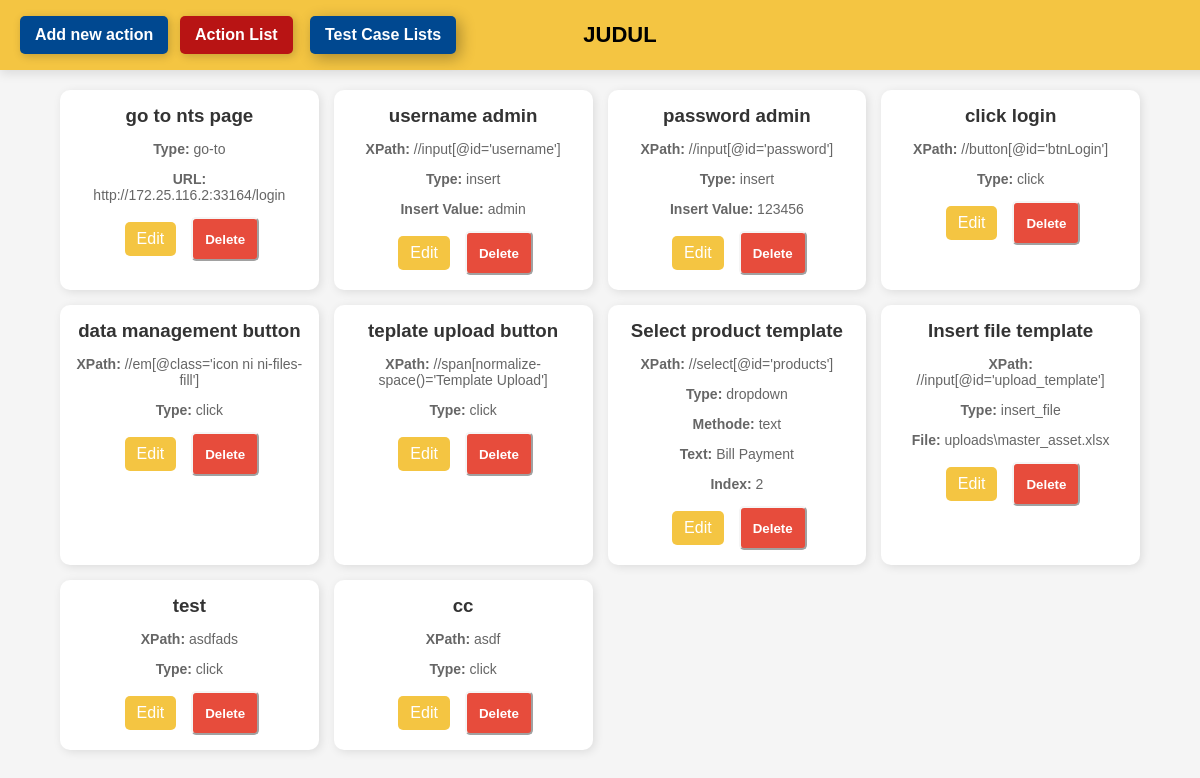
The app's page /action-list, older data.
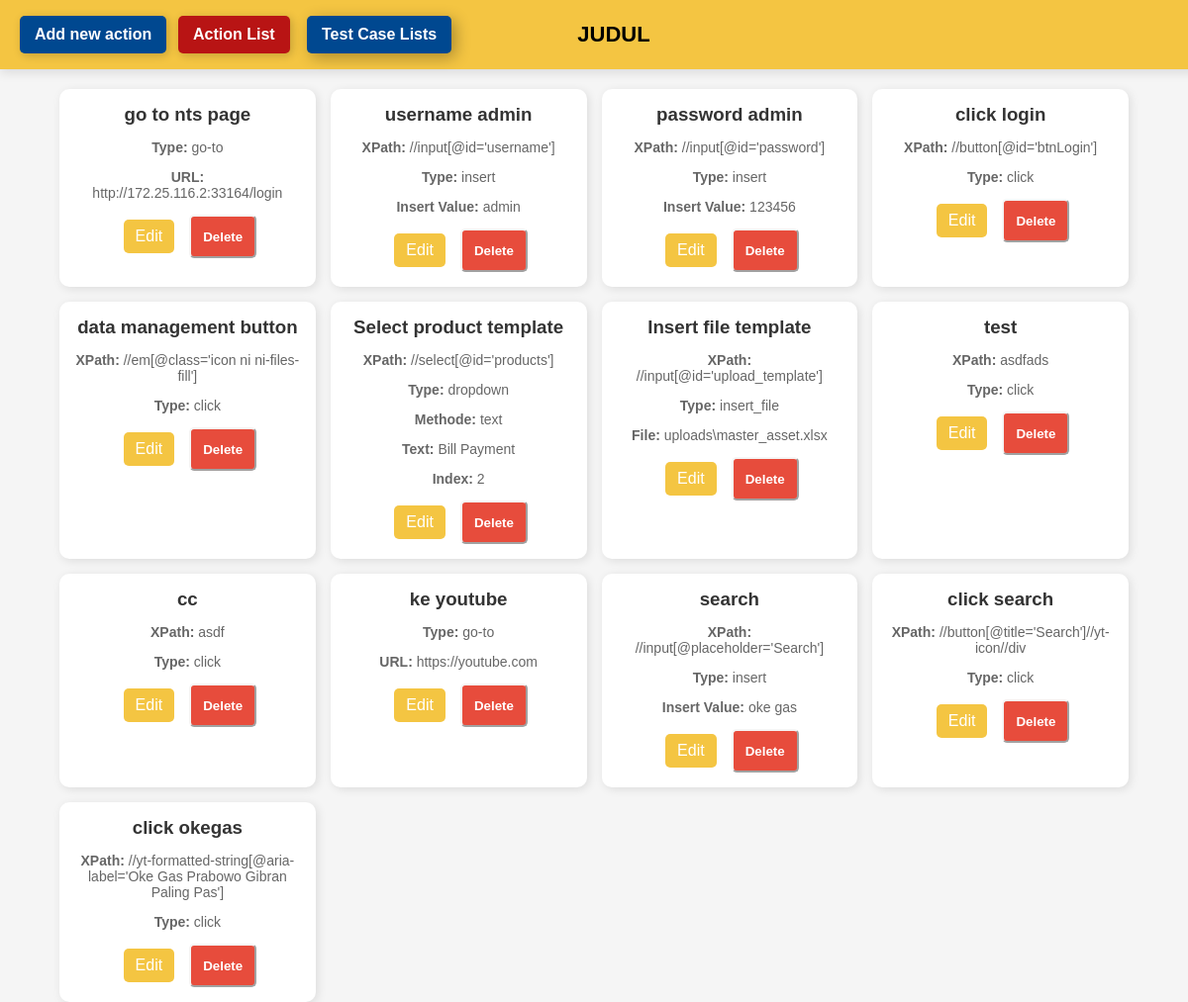
The same page, newer data.
### tables this page shows
CREATE TABLE actions (
            id INTEGER PRIMARY KEY AUTOINCREMENT,
            action_name TEXT NOT NULL,
            xpath TEXT NOT NULL,
            action_type TEXT NOT NULL,
            url TEXT NULL,
            insert_value TEXT NULL,
            insert_file TEXT NULL,  -- Sekarang insert_file hanya menyimpan path
            methode TEXT NULL,
            bytext TEXT NULL,
            byindex TEXT NULL
        );

### web_app/app.py (the view)
@app.route('/action-list')
def list_actions():
    print("route action list clicked")
    conn = get_db_connection()
    actions = conn.execute("SELECT * FROM actions").fetchall()
    conn.close()
    return render_template('list_action.html', actions=actions)

### web_app/app.py (called while the page is built)
def get_db_connection():
    conn = sqlite3.connect("bot_actions.db")
    conn.row_factory = sqlite3.Row
    return conn

### web_app/templates/list_action.html (shortened to what this page needs)
<!DOCTYPE html>
<html lang="en">
<head>
</head>
<body>
    <div class="navbar">
        <h2>JUDUL</h2>
        <a href="/add-action" class="add-button">Add new action</a>
        <a href="/action-list" class="actionlist-button">Action List</a>
        <a href="/testcase-list" class="testcase-button">Test Case Lists</a>
    </div>
    <div class="container">
        {% for action in actions %}
             <div class="card">
                <h3>{{ action.action_name }}</h3>
                {% if action.xpath %}<p><strong>XPath:</strong> {{ action.xpath }}</p>{% endif %}
                {% if action.action_type %}<p><strong>Type:</strong> {{ action.action_type }}</p>{% endif %}
                {% if action.url %}<p><strong>URL: </strong> {{ action.url }}</p>{% endif %}
                {% if action.insert_value %}<p><strong>Insert Value:</strong> {{ action.insert_value }}</p>{% endif %}
                {% if action.insert_file %}<p><strong>File: </strong> {{ action.insert_file }}</p>{% endif %}
                {% if action.methode %}<p><strong>Methode: </strong> {{ action.methode }}</p>{% endif %}
                {% if action.bytext %}<p><strong>Text: </strong> {{ action.bytext }}</p>{% endif %}
                {% if action.byindex %}<p><strong>Index: </strong> {{ action.byindex }}</p>{% endif %}
                <div class="buttons">
                    <a href="{{ url_for('edit_action', action_id=action.id) }}" class="btn edit">Edit</a>
                    <button class="delete-btn" data-id="{{ action.id }}">
                        Delete
                    </button>
                </div>
             </div>
        {% endfor %}
    </div>
</body>
</html>

### web_app/templates/list_action.html (style rules this page uses)
body { font-family: Arial, sans-serif; text-align: center; background: #f5f5f5; }
.container { display: grid; grid-template-columns: repeat(auto-fit, minmax(250px, 1fr)); gap: 15px; width: 90%; margin: auto; }
.card { background: white; padding: 15px; border-radius: 10px; box-shadow: 2px 2px 10px rgba(0,0,0,0.1); }
.card h3 { margin: 0; color: #333; }
.card p { color: #666; font-size: 14px; }
.buttons { margin-top: 10px; }
.btn { display: inline-block; padding: 8px 12px; color: white; border-radius: 5px; text-decoration: none; margin: 5px; }
.edit { background: #f4c542; }
.navbar { position: fixed; top: 0; left: 0; width: 100%; background-color: #f4c542; height: 70px; display: flex; align-items: center; justify-content: center; padding: 0 20px; box-shadow: 0px 4px 10px rgba(0, 0, 0, 0.1); z-index: 1000; }
.add-button { position: absolute; left: 20px; background-color: RGB(0, 72, 144); color: white; padding: 10px 15px; border-radius: 5px; text-decoration: none; font-weight: bold; transition: 0.3s ease-in-out; box-shadow: 2px 2px 10px rgba(0, 0, 0, 0.2); }
.testcase-button { position: absolute; left: 310px; background-color: RGB(0, 72, 144); color: white; padding: 10px 15px; border-radius: 5px; text-decoration: none; font-weight: bold; transition: 0.3s ease-in-out; box-shadow: 2px 2px 10px rgba(0, 0, 0, 0.2); }
.testcase-button { background-color: RGB(0, 72, 144); box-shadow: 4px 4px 15px rgba(0, 0, 0, 0.3); }
.actionlist-button { position: absolute; left: 180px; background-color: rgb(184, 20, 20); color: white; padding: 10px 15px; border-radius: 5px; text-decoration: none; font-weight: bold; transition: 0.3s ease-in-out; box-shadow: 2px 2px 10px rgba(0, 0, 0, 0.2); }
.navbar h2 { margin: 0 auto; font-size: 22px; font-weight: bold; text-align: center; }
body { margin: 0; padding: 0; }
.container { margin-top: 90px; display: grid; grid-template-columns: repeat(auto-fit, minmax(250px, 1fr)); gap: 15px; width: 90%; margin-left: auto; margin-right: auto; }
.card { background: white; padding: 15px; border-radius: 10px; box-shadow: 2px 2px 10px rgba(0, 0, 0, 0.1); text-align: center; }
.buttons { margin-top: 10px; display: flex; justify-content: center; gap: 10px; }
.btn { padding: 8px 12px; color: white; border-radius: 5px; text-decoration: none; }
.delete-btn { background: #e74c3c; color: rgb(255, 255, 255); font-weight: bold; padding: 8px 12px; border-color: #f5f5f5; border-radius: 5px; }

Row changes from the older to the newer data that the page shows:
removed actions: action_name "teplate upload button", xpath "//span[normalize-space()='Template Upload']", action_type "click"
added actions: action_name "ke youtube", action_type "go-to", url "https://youtube.com"
added actions: action_name "search", xpath "//input[@placeholder='Search']", action_type "insert", insert_value "oke gas"
added actions: action_name "click search", xpath "//button[@title='Search']//yt-icon//div", action_type "click"
added actions: action_name "click okegas", xpath "//yt-formatted-string[@aria-label='Oke Gas Prabowo Gibran Paling Pas']", action_type "click"
